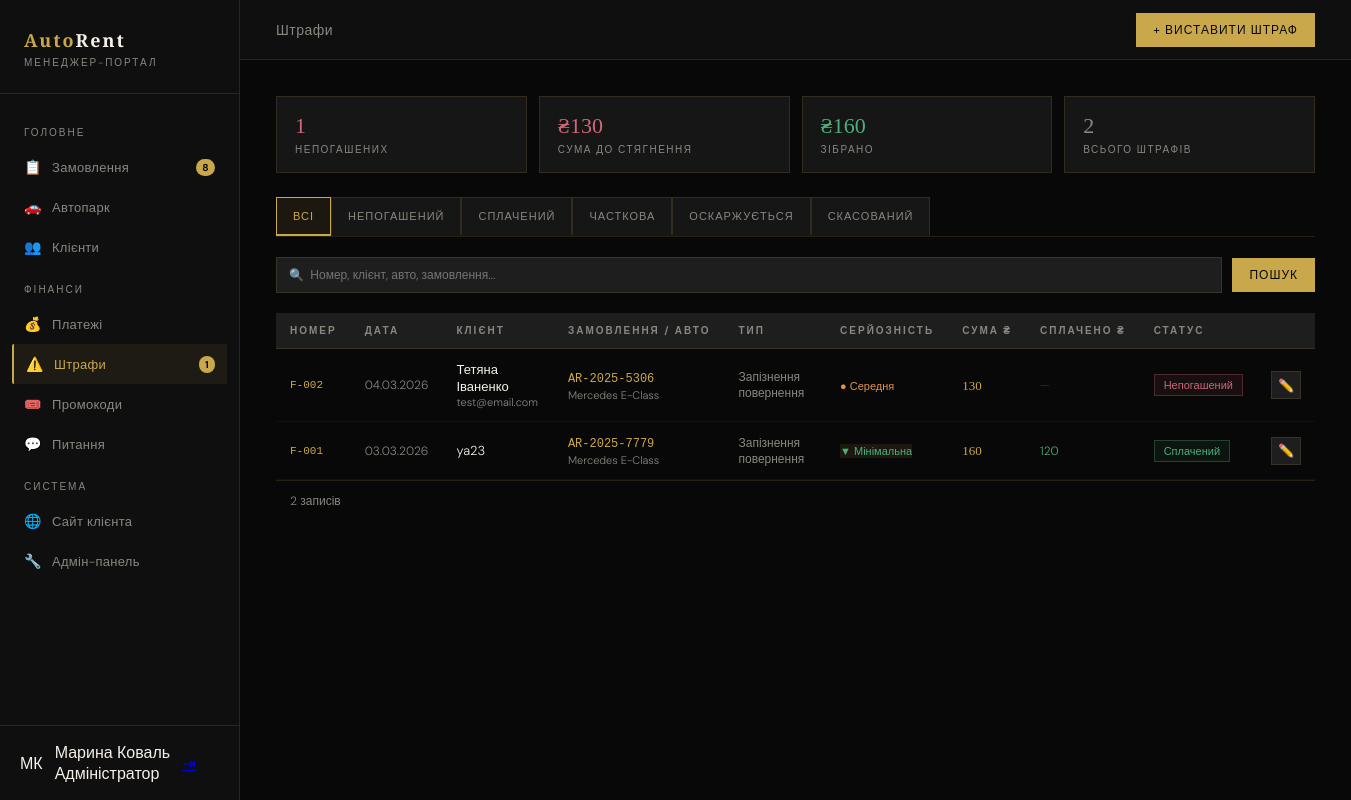
Page /manager/fines/ (signed in) on the committed database.
### core/models.py (models this page shows, shortened)
class Fine(models.Model):
    TYPES = [('late_return','Запізнення повернення'),('body_damage','Пошкодження кузову'),('interior_damage','Пошкодження салону'),('empty_tank','Неповний бак'),('accident','ДТП'),('traffic_fine','Штраф ДАІ'),('other','Інше')]
    SEVERITIES = [('low','Мінімальна'),('medium','Середня'),('high','Критична')]
    STATUSES = [('unpaid','Непогашений'),('paid','Сплачений'),('partial','Часткова'),('disputed','Оскаржується'),('waived','Скасований')]
    number = models.CharField('Номер', max_length=20, unique=True, blank=True)
    booking = models.ForeignKey(Booking, on_delete=models.CASCADE, related_name='fines')
    fine_type = models.CharField('Тип', max_length=30, choices=TYPES, default='other')
    severity = models.CharField('Серйозність', max_length=10, choices=SEVERITIES, default='medium')
    amount = models.DecimalField('Сума USD', max_digits=8, decimal_places=2)
    paid_amount = models.DecimalField('Сплачено USD', max_digits=8, decimal_places=2, default=0)
    status = models.CharField('Статус', max_length=10, choices=STATUSES, default='unpaid')
    description = models.TextField('Опис', blank=True)
    photo = models.ImageField('Фото', upload_to='fines/', blank=True, null=True)
    manager = models.ForeignKey(User, on_delete=models.SET_NULL, null=True, blank=True, related_name='issued_fines')
    created_at = models.DateTimeField(auto_now_add=True)
    class Meta:
        verbose_name = 'Штраф'
        verbose_name_plural = 'Штрафи'
        ordering = ['-created_at']

class Booking(models.Model):
    STATUSES = [('pending','Очікує'),('awaiting_payment','Очікує оплати'),('paid','Оплачено'),('active','Активне'),('completed','Завершено'),('cancelled','Скасовано')]
    TARIFFS = [('base','Base (зі заставою)'),('prime','Prime (без застави)')]
    PAYMENTS = [('card','Картка'),('cash','Готівка'),('bank','Безготівковий')]
    PICKUPS = [('office','Офіс, вул. Клочківська, 94а'),('airport','Аеропорт «Харків»'),('station','Залізничний вокзал'),('delivery','Доставка по місту'),('delivery_out','Доставка за місто')]
    number = models.CharField('Номер', max_length=20, unique=True, blank=True)
    user = models.ForeignKey(User, on_delete=models.CASCADE, related_name='bookings')
    car = models.ForeignKey(Car, on_delete=models.CASCADE, related_name='bookings')
    date_from = models.DateField('Від')
    date_to = models.DateField('До')
    time_from = models.TimeField('Час отримання', default='10:00')
    time_to   = models.TimeField('Час повернення', default='10:00')
    pickup_location    = models.CharField('Місце отримання', max_length=20, choices=PICKUPS, default='office')
    delivery_address   = models.CharField('Адреса доставки', max_length=255, blank=True)
    return_location    = models.CharField('Місце повернення', max_length=20, choices=PICKUPS, default='office')
    return_address     = models.CharField('Адреса повернення', max_length=255, blank=True)
    tariff = models.CharField('Тариф', max_length=10, choices=TARIFFS, default='base')
    payment_method = models.CharField('Оплата', max_length=10, choices=PAYMENTS, default='card')
    status = models.CharField('Статус', max_length=20, choices=STATUSES, default='pending')
    extra_gps = models.BooleanField('GPS', default=False)
    extra_child_seat = models.BooleanField('Дитяче крісло', default=False)
    extra_wifi = models.BooleanField('Wi-Fi', default=False)
    extra_driver = models.BooleanField('Доп. водій', default=False)
    extra_tire = models.BooleanField('Захист шин', default=False)
    extra_green_card = models.BooleanField('Зелена картка', default=False)
    total_price = models.DecimalField('Сума USD', max_digits=10, decimal_places=2, default=0)
    deposit_amount = models.DecimalField('Застава USD', max_digits=10, decimal_places=2, default=0)
    SOURCES = [('web','Сайт (повна форма)'),('quick','Швидке замовлення'),('manager','Менеджер')]
    manager_note = models.TextField('Нотатка', blank=True)
    source = models.CharField('Джерело', max_length=20, choices=SOURCES, default='web')
    promo_code = models.CharField('Промокод', max_length=50, blank=True)
    created_at = models.DateTimeField(auto_now_add=True)
    updated_at = models.DateTimeField(auto_now=True)
    class Meta:
        verbose_name = 'Замовлення'
        verbose_name_plural = 'Замовлення'
        ordering = ['-created_at']

class Car(models.Model):
    CAR_CLASSES = [('economy','Економ'),('comfort','Комфорт'),('business','Бізнес'),('vip','VIP'),('crossover','Кросовер'),('minivan','Мінівен'),('electric','Електро')]
    FUELS = [('petrol','Бензин'),('diesel','Дизель'),('electric','Електро'),('hybrid','Гібрид')]
    STATUSES = [('free','Вільний'),('rented','У прокаті'),('service','На ТО'),('broken','Несправний')]
    brand = models.CharField('Марка', max_length=50)
    model = models.CharField('Модель', max_length=100)
    year = models.IntegerField('Рік', default=2023)
    car_class = models.CharField('Клас', max_length=20, choices=CAR_CLASSES, default='comfort')
    fuel = models.CharField('Паливо', max_length=20, choices=FUELS, default='petrol')
    transmission = models.CharField('КПП', max_length=30, default='Автомат')
    seats = models.IntegerField('Місць', default=5)
    engine = models.CharField('Двигун', max_length=40, blank=True)
    drive = models.CharField('Привід', max_length=20, default='Передній')
    color = models.CharField('Колір', max_length=30, default='Чорний')
    plate = models.CharField('Держ. номер', max_length=20, unique=True)
    mileage = models.IntegerField('Пробіг км', default=0)
    price_base = models.DecimalField('Base USD/доба', max_digits=8, decimal_places=2, default=50)
    price_prime = models.DecimalField('Prime USD/доба', max_digits=8, decimal_places=2, default=70)
    deposit = models.DecimalField('Застава USD', max_digits=8, decimal_places=2, default=1500)
    status = models.CharField('Статус', max_length=20, choices=STATUSES, default='free')
    next_service = models.DateField('Наступне ТО', null=True, blank=True)
    description = models.TextField('Опис', blank=True)
    features = models.TextField('Особливості (через кому)', blank=True)
    image = models.ImageField('Фото', upload_to='cars/', blank=True, null=True)
    emoji = models.CharField('Емодзі', max_length=8, default='🚗')
    is_featured = models.BooleanField('На головній', default=False)
    is_popular  = models.BooleanField('Популярний', default=False)
    created_at = models.DateTimeField(auto_now_add=True)
    class Meta:
        verbose_name = 'Автомобіль'
        verbose_name_plural = 'Автомобілі'
        ordering = ['car_class', 'brand']

### manager_portal/views.py (the view, shortened to what this page needs)
# urls.py: path('fines/', views.fines, name='manager_fines'),
@manager_req
def fines(request):
    from django.db.models import Q, Sum
    qs = Fine.objects.select_related('booking__user','booking__car').order_by('-created_at')
    sf  = request.GET.get('status','')
    q   = request.GET.get('q','')
    if sf: qs = qs.filter(status=sf)
    stats = {
        'unpaid_count':  Fine.objects.filter(status='unpaid').count(),
        'unpaid_amount': Fine.objects.filter(status='unpaid').aggregate(t=Sum('amount'))['t'] or 0,
        'paid_amount':   Fine.objects.filter(status='paid').aggregate(t=Sum('amount'))['t'] or 0,
        'total':         Fine.objects.count(),
    }
    bookings_for_form = Booking.objects.select_related('user','car').filter(
        status__in=['active','completed','paid']
    ).order_by('-created_at')[:100]
    return render(request, 'manager/fines.html', {
        'fines': qs, 'stats': stats, 'sf': sf,
        'fine_statuses': Fine.STATUSES, 'fine_types': Fine.TYPES,
        'severities': Fine.SEVERITIES,
        'bookings_for_form': bookings_for_form,
    })

### templates/manager/fines.html (shortened to what this page needs)
{% extends 'manager/base_manager.html' %}
{% block main_content %}
<div class="topbar">
  <div class="topbar-title">Штрафи</div>
  <button class="tb-btn primary" onclick="openAdd()">+ Виставити штраф</button>
</div>
<div class="content">
  <div class="stats-row">
    <div class="stat-card"><div class="stat-val red">{{ stats.unpaid_count }}</div><div class="stat-lbl">Непогашених</div></div>
    <div class="stat-card"><div class="stat-val red">₴{{ stats.unpaid_amount|floatformat:0 }}</div><div class="stat-lbl">Сума до стягнення</div></div>
    <div class="stat-card"><div class="stat-val grn">₴{{ stats.paid_amount|floatformat:0 }}</div><div class="stat-lbl">Зібрано</div></div>
    <div class="stat-card"><div class="stat-val gray">{{ stats.total }}</div><div class="stat-lbl">Всього штрафів</div></div>
  </div>
  <div class="status-tabs">
    <a class="stab {% if not sf %}active{% endif %}" href="{% url 'manager_fines' %}{% if request.GET.q %}?q={{ request.GET.q }}{% endif %}">Всі</a>
    {% for val, label in fine_statuses %}
    <a class="stab {% if sf == val %}active{% endif %}" href="?status={{ val }}{% if request.GET.q %}&q={{ request.GET.q }}{% endif %}">{{ label }}</a>
    {% endfor %}
  </div>
  <form method="get">
    <div class="filter-bar">
      <input type="text" name="q" value="{{ request.GET.q }}" placeholder="🔍  Номер, клієнт, авто, замовлення...">
      <button type="submit" class="tb-btn primary">Пошук</button>
    </div>
  </form>
  <div style="overflow-x:auto;">
  {% if fines %}
  <table class="ft">
    <thead>
      <tr><th>Номер</th><th>Дата</th><th>Клієнт</th><th>Замовлення / Авто</th><th>Тип</th><th>Серйозність</th><th>Сума ₴</th><th>Сплачено ₴</th><th>Статус</th><th></th></tr>
    </thead>
    <tbody>
      {% for f in fines %}
      <tr>
        <td style="font-family:monospace;font-size:11px;color:var(--gold);">{{ f.number }}</td>
        <td style="font-size:12px;white-space:nowrap;">{{ f.created_at|date:"d.m.Y" }}</td>
        <td>
          <div class="hl">{{ f.booking.user.get_full_name|default:f.booking.user.username }}</div>
          <div style="font-size:11px;">{{ f.booking.user.email }}</div>
        </td>
        <td>
          <a href="{% url 'manager_bookings' %}?q={{ f.booking.number }}" style="color:var(--gold);text-decoration:none;font-size:12px;font-family:monospace;">{{ f.booking.number }}</a>
          <div style="font-size:11px;margin-top:2px;">{{ f.booking.car.brand }} {{ f.booking.car.model }}</div>
        </td>
        <td style="font-size:12px;">{{ f.get_fine_type_display }}</td>
        <td><span class="sev-{{ f.severity }}">{% if f.severity == 'low' %}▼ Мінімальна{% elif f.severity == 'medium' %}● Середня{% else %}▲ Критична{% endif %}</span></td>
        <td><span class="gld">{{ f.amount|floatformat:0 }}</span></td>
        <td style="font-size:12px;">{% if f.paid_amount > 0 %}<span style="color:#4caf7d;">{{ f.paid_amount|floatformat:0 }}</span>{% else %}<span style="opacity:.3;">—</span>{% endif %}</td>
        <td><span class="sp sp-{{ f.status }}">{{ f.get_status_display }}</span></td>
        <td>
          <div class="act">
            <button class="abt" title="Деталі / Редагувати" onclick="openFine({{ f.pk }})">✏️</button>
          </div>
        </td>
      </tr>
      {% endfor %}
    </tbody>
  </table>
  <div style="padding:12px 14px;font-size:12px;color:var(--gray);border-top:1px solid var(--border);">{{ fines|length }} записів</div>
  {% else %}
  <div style="padding:60px;text-align:center;color:var(--gray);"><div style="font-size:40px;margin-bottom:12px;">⚠️</div><div>Штрафів не знайдено</div></div>
  {% endif %}
  </div>
</div>
{% endblock %}

### templates/manager/base_manager.html (shortened to what this page needs)
{% load static %}<!DOCTYPE html>
<html lang="uk">
<head>
<link rel="stylesheet" href="{% static 'css/manager.css' %}?v=3">
</head>
<body>
<aside class="sidebar">
  <div class="sidebar-logo">
    <div class="logo-mark">Auto<span>Rent</span></div>
    <div class="logo-sub">Менеджер-портал</div>
  </div>
  <nav class="sidebar-nav">
    <div class="nav-section-label">Головне</div>
    <a class="nav-item {% if 'booking' in request.resolver_match.url_name|default:'' %}active{% endif %}" href="{% url 'manager_bookings' %}">
      <span class="nav-icon">📋</span> Замовлення
      {% if pending_count %}<span class="nav-badge">{{ pending_count }}</span>{% endif %}
    </a>
    <a class="nav-item {% if request.resolver_match.url_name in 'manager_cars,manager_car_edit,manager_car_add' %}active{% endif %}" href="{% url 'manager_cars' %}">
      <span class="nav-icon">🚗</span> Автопарк
    </a>
    <a class="nav-item {% if 'client' in request.resolver_match.url_name|default:'' %}active{% endif %}" href="{% url 'manager_clients' %}">
      <span class="nav-icon">👥</span> Клієнти
    </a>
    <div class="nav-section-label">Фінанси</div>
    <a class="nav-item {% if request.resolver_match.url_name == 'manager_payments' %}active{% endif %}" href="{% url 'manager_payments' %}">
      <span class="nav-icon">💰</span> Платежі
    </a>
    <a class="nav-item {% if 'fine' in request.resolver_match.url_name|default:'' %}active{% endif %}" href="{% url 'manager_fines' %}">
      <span class="nav-icon">⚠️</span> Штрафи
      {% if unpaid_fines %}<span class="nav-badge">{{ unpaid_fines }}</span>{% endif %}
    </a>
    <a class="nav-item {% if request.resolver_match.url_name == 'manager_promos' %}active{% endif %}" href="{% url 'manager_promos' %}">
      <span class="nav-icon">🎟️</span> Промокоди
    </a>
    <a class="nav-item {% if request.resolver_match.url_name == 'manager_inquiries' %}active{% endif %}" href="{% url 'manager_inquiries' %}">
      <span class="nav-icon">💬</span> Питання
    </a>
    <div class="nav-section-label">Система</div>
    <a class="nav-item" href="{% url 'index' %}">
      <span class="nav-icon">🌐</span> Сайт клієнта
    </a>
    <a class="nav-item" href="/admin/">
      <span class="nav-icon">🔧</span> Адмін-панель
    </a>
  </nav>
  <div class="sidebar-user">
    <div class="user-avatar">{{ user.first_name|first|upper }}{{ user.last_name|first|upper }}</div>
    <div>
      <div class="user-name">{{ user.get_full_name|default:user.username }}</div>
      <div class="user-role">{% if user.is_superuser %}Адміністратор{% else %}Менеджер{% endif %}</div>
    </div>
    <a href="{% url 'logout' %}" class="user-logout" title="Вийти">⇥</a>
  </div>
</aside>
<div class="main-content">
  {% block main_content %}{% endblock %}
</div>
</body>
</html>

### rows in the picture
Fine: number "F-002", created_at "04.03.2026", booking.user.get_full_name "Тетяна Іваненко", booking.user.email "test@email.com", booking.number "AR-2025-5306", booking.car.brand "Mercedes", booking.car.model "E-Class", fine_type "Запізнення повернення", severity "● Середня", amount "130", status "Непогашений"
Fine: number "F-001", created_at "03.03.2026", booking.user.get_full_name "ya23", booking.number "AR-2025-7779", booking.car.brand "Mercedes", booking.car.model "E-Class", fine_type "Запізнення повернення", severity "▼ Мінімальна", amount "160", paid_amount "120", status "Сплачений"

### other values in the picture
{{ pending_count }} "8"
{{ unpaid_fines }} "1"
{{ user.first_name|first|upper }} "М"
{{ user.last_name|first|upper }} "К"
{{ user.get_full_name|default:user.username }} "Марина Коваль"
{{ stats.unpaid_count }} "1"
{{ stats.unpaid_amount|floatformat:0 }} "130"
{{ stats.paid_amount|floatformat:0 }} "160"
{{ stats.total }} "2"
{{ label }} "НЕПОГАШЕНИЙ" "СПЛАЧЕНИЙ" "ЧАСТКОВА" "ОСКАРЖУЄТЬСЯ" "СКАСОВАНИЙ"
{{ fines|length }} "2"
